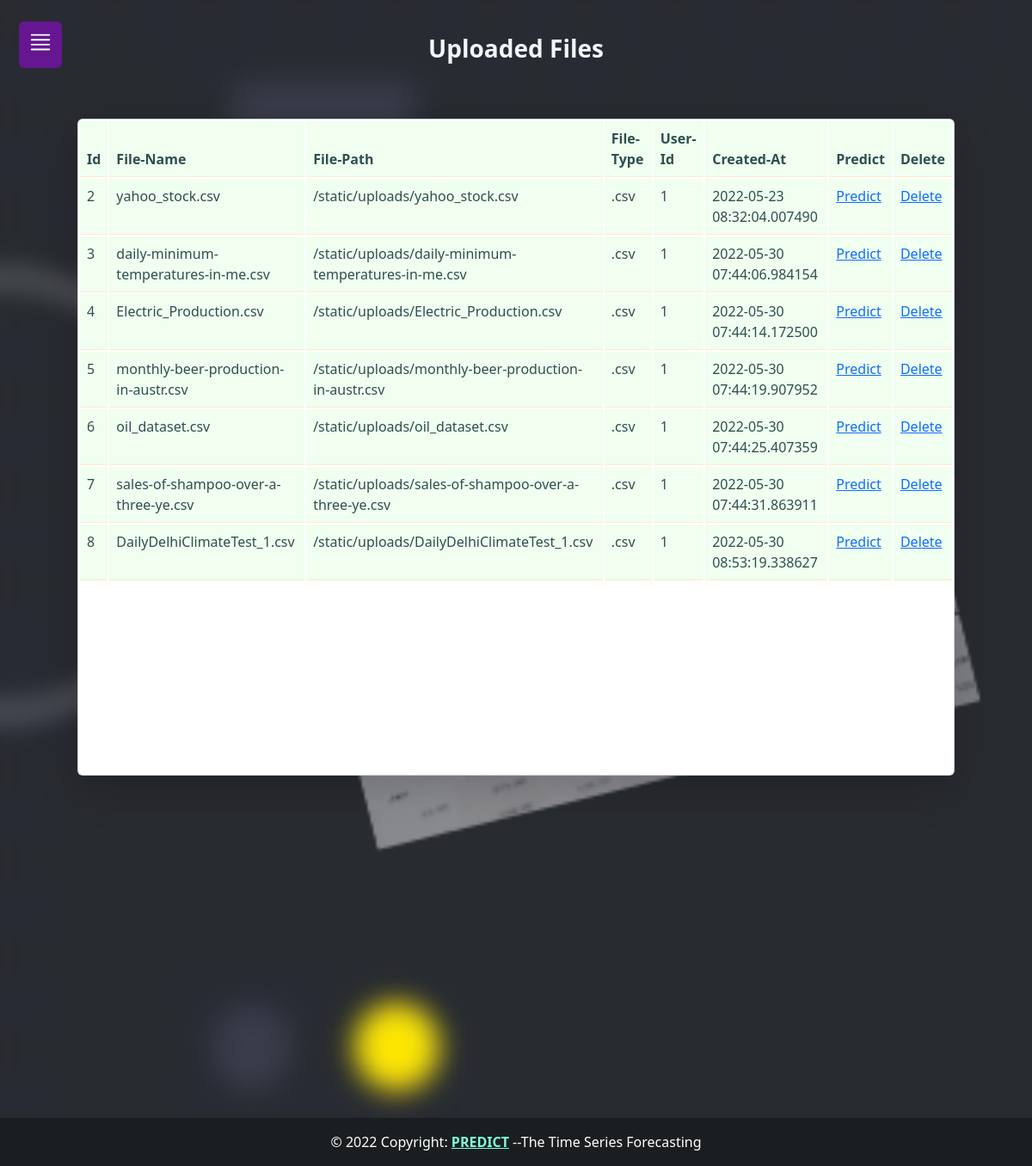
Before: /files with the older database file.
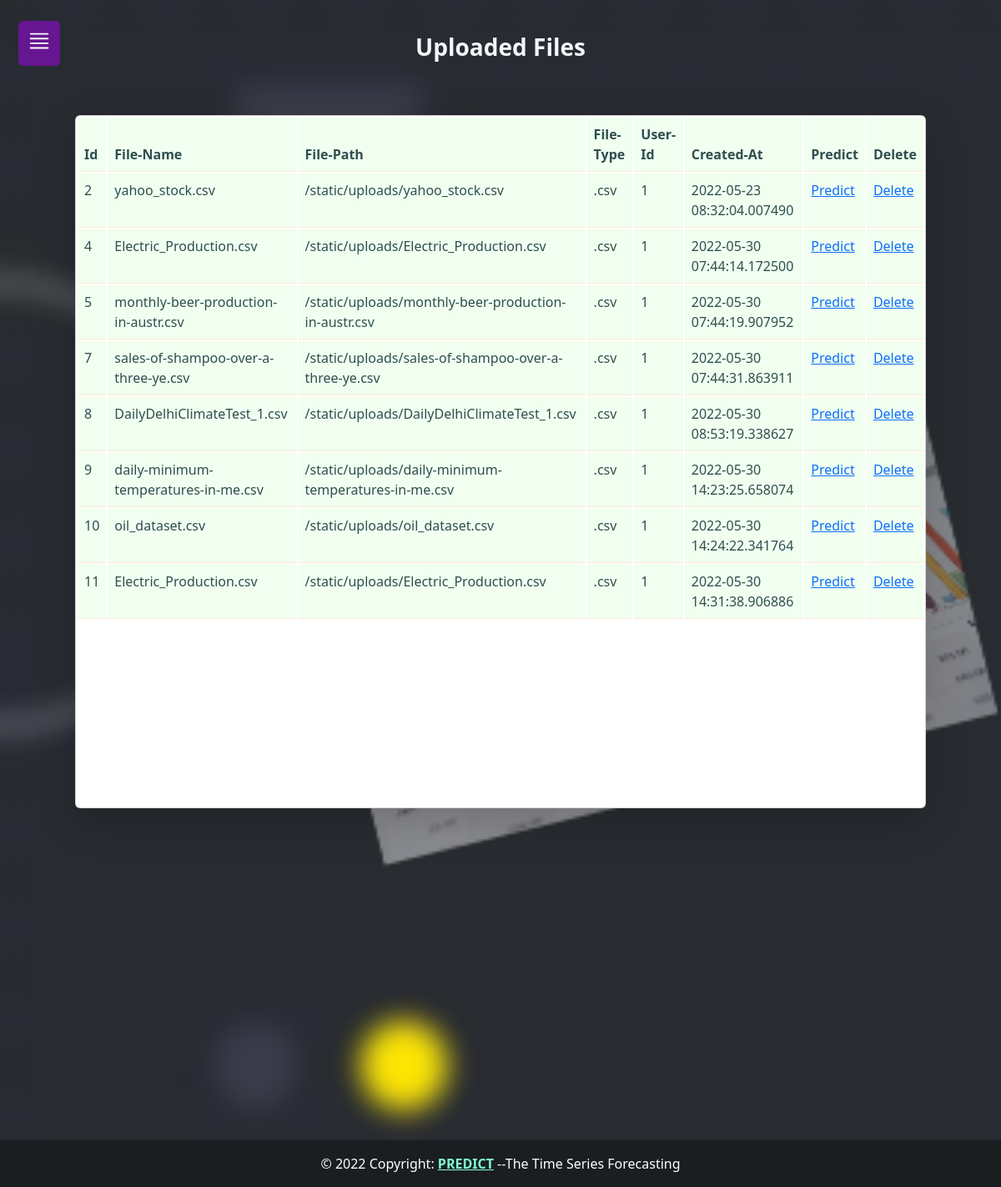
After: the same page with the newer database file.
### model_orm.py (models this page shows, shortened)
class DataSet(Base):
    __tablename__="dataset"
    id=Column(Integer, primary_key=True)
    filename=Column(String,nullable=False)
    filepath=Column(String, nullable=False)
    datatype=Column(String,nullable=False)
    user_id = Column(Integer,ForeignKey('users.id'))
    created_at=Column(DateTime,default=datetime.utcnow,nullable=False)

### app.py (the view)
@app.route('/files')
def filelisting():
    db = opendb()
    filelist = db.query(DataSet).all()
    db.close()
    return render_template('files.html', filelist=filelist)

### app.py (called while the page is built)
def opendb():
    engine = create_engine("sqlite:///model.sqlite")
    Session = sessionmaker(bind=engine)
    return Session()

### templates/files.html (shortened to what this page needs)
{% extends 'base.html' %}
{% block body %}
    <h3 class="text-center p-3">
        <b style="color: rgb(242, 247, 250);">Uploaded Files </b>
    </h3>
<div class="card shadow-lg m-5">
<table class="table table-striped|sm|bordered table-inverse table-responsive">
    <thead class="thead-inverse|thead-default">
        <tr>
            <th><b>Id</b></th>
            <th><b>File-Name</b></th>
            <th><b>File-Path</b></th>
            <th><b>File-Type</b></th>
            <th><b>User-Id</b></th>
            <th><b>Created-At</b></th>
            <th><b>Predict</b></th>
            <th><b>Delete</b></th>
        </tr>
    </thead>
    <tbody>
        {% for item in filelist %}
        <tr>
            <td >{{item.id}}</td>
            <td >{{item.filename}}</td>
            <td >{{item.filepath}}</td>
            <td >{{item.datatype}}</td>
            <td >{{item.user_id}}</td>
            <td >{{item.created_at}}</td>
            <td ><a href="/predict/{{item.id}}">Predict</a></td>
            <td ><a href="/delete/{{item.id}}">Delete</a></td>
        </tr>
        {% endfor %}
    </tbody>
</table>
</div>
{% endblock body %}

### templates/base.html (shortened to what this page needs)
<!DOCTYPE html>
<html lang="en">
<head>
  <link href="https://cdn.jsdelivr.net/npm/bootstrap@5.2.0-beta1/dist/css/bootstrap.min.css" rel="stylesheet"
>
  <link rel="stylesheet" href="/static/css/sidebar.css">
</head>
<body>
  <label for="check">
    <i id="btn"><svg class="bi bi-justify" width="30" height="40">
        <use xlink:href="#dash"></use>
      </svg></i>
  </label>
  <div class="container">
    {% block body %} {% endblock %}
  </div>
  <footer class="bg-dark text-center text-lg-start">
    <div class="text-center p-3" style="background-color: rgba(0, 0, 0, 0.2); color: white;">
      © 2022 Copyright:
      <a href="/home" style="color:aquamarine;"><b>PREDICT</b></a> --The Time Series Forecasting
    </div>
  </footer>
</body>
</html>

### static/css/sidebar.css (style rules this page uses)
body { min-height: 100vh; min-height: -webkit-fill-available; }
html { height: -webkit-fill-available; }
* { margin: 0; padding: 0; top: 0; list-style: none; text-decoration: none; }
label #btn { position: absolute; cursor: pointer; background: #6b159aec; border-radius: 6px; }
label #btn { left: 22px; top: 25px; font-size: 25px; color: white; padding: 4px 10px; transform: all .5s; }
.bi { vertical-align: -.125em; pointer-events: none; fill: currentColor; }

### templates/base.html (style rules this page uses)
body { background-image: url("/static/images/background.png"); background-repeat: no-repeat; background-attachment: fixed; background-size: cover; }
footer { position: relative; left: 0; top: 350px; width: 100%; }

### templates/files.html (style rules this page uses)
.table { --bs-table-bg: linen; --bs-table-accent-bg: honeydew; --bs-table-striped-color: #212528; --bs-table-striped-bg: rgba(0, 0, 0, 0.05); --bs-table-active-color: #212527; --bs-table-active-bg: rgba(0, 0, 0, 0.1); --bs-table-hover-color: #212529; --bs-table-hover-bg: rgba(0, 0, 0, 0.075); width: 100%; margin-bottom: 14rem; color: darkslategrey; vertical-align: baseline; border-color: blanchedalmond; }
table { caption-side: bottom; border-collapse: separate; }

Changed rows visible on the page:
removed DataSet: id "3", filename "daily-minimum-temperatures-in-me.csv", filepath "/static/uploads/daily-minimum-temperatures-in-me.csv", datatype ".csv", user_id "1", created_at "2022-05-30 07:44:06.984154"
removed DataSet: id "6", filename "oil_dataset.csv", filepath "/static/uploads/oil_dataset.csv", datatype ".csv", user_id "1", created_at "2022-05-30 07:44:25.407359"
added DataSet: id "9", filename "daily-minimum-temperatures-in-me.csv", filepath "/static/uploads/daily-minimum-temperatures-in-me.csv", datatype ".csv", user_id "1", created_at "2022-05-30 14:23:25.658074"
added DataSet: id "10", filename "oil_dataset.csv", filepath "/static/uploads/oil_dataset.csv", datatype ".csv", user_id "1", created_at "2022-05-30 14:24:22.341764"
added DataSet: id "11", filename "Electric_Production.csv", filepath "/static/uploads/Electric_Production.csv", datatype ".csv", user_id "1", created_at "2022-05-30 14:31:38.906886"
